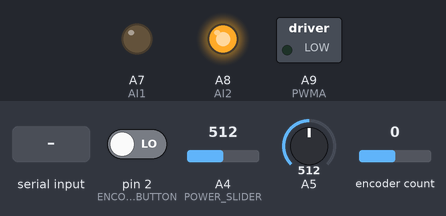
Simulated run of this sketch. Board: Teensy 4. Parts: switched loads named in the sketch (green lamp = pin HIGH), output pins drawn as LEDs (lit = HIGH). Inputs (shaded band) come from the test bench; at power-on: pin 2 (ENCODER_RESET_BUTTON) LOW, A4 (POWER_SLIDER) = 512, A5 = 512, encoder count 0 (analog values on the 0–1023 scale). Random numbers use the default seed unless the sketch sets one; what the sketch prints to the serial monitor is not drawn.

Above: at 1.2 s.
1.3 s: "90,45\n" received over Serial
Timing chart, 0 to 4.3 s (numbered marks = the images above; inputs shaded):
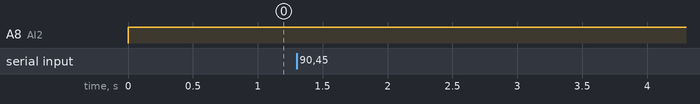

Measured:
- after the input at 1.3 s, every drawn part: stays the same

The sketch:

slider.ino
```cpp
/************************************************************
  ____        _   _              _                         _
 |  _ \      | | | |            | |                       | |
 | |_) |_   _| |_| |_ ___  _ __ | |__   ___   __ _ _ __ __| |
 |  _ <| | | | __| __/ _ \| '_ \| '_ \ / _ \ / _` | '__/ _` |
 | |_) | |_| | |_| || (_) | | | | |_) | (_) | (_| | | | (_| |
 |____/ \__,_|\__|\__\___/|_| |_|_.__/ \___/ \__,_|_|  \__,_|

AUTHOR: Avery Bainbridge
DATE: 3/17/2018

************************************************************/
#define VERSION 1.10

#define ENCODER_OPTIMIZE_INTERRUPTS
#include <Encoder.h>

#define AI1  21
#define AI2  22
#define PWMA 23

#define ENCODER_PIN_1 3
#define ENCODER_PIN_2 4
#define ENCODER_RESET_BUTTON 2

#define TOUCH_SENSOR 3
#define LIFT_SLIDER 5
#define POWER_SLIDER 18
//#define DEBUG
#ifdef DEBUG
#define ENABLE_LOGGING
#endif
#define READ_RESOLUTION 13
#define WRITE_RESOLUTION 12
#define ERROR_MARGIN 0.003
#define CPR 48.0

const int BUTTON_PORTS[] = {};
const int NUM_BUTTONS = 0;
const double DETENTS[] = {0, 0.145, 0.58, 0.699, 0.843};
const int DETENTS_LENGTH = 5;

//PID values
const double kP = 95;
const double kI = 0;
const double kD = -1;
const double maxOutput = 0.75;

const double PWM_MAX = ((1 << WRITE_RESOLUTION) - 1);

const double OUTPUT_CONVERSION_FACTOR = PWM_MAX;

const double INPUT_CONVERSION_FACTOR = ((1 << READ_RESOLUTION) - 1);

double setpoint;
double serialSetpoint;
double detentSetpoint;
double lastValue;
double totalError;
double lastError;
double lastPosition;

int TEST_ITER = 10;
int tests = 0;
boolean enabled = true;
boolean testing = false;

long lastTime;

long testStarted;

Encoder knob(ENCODER_PIN_1, ENCODER_PIN_2);

enum PACKET_TYPE {
    Ping = 'p',
    UpdateSlider = 's',
    RunSelfTest = 't'
};

void setup() {
  Joystick.useManualSend(false);
  for(int i = 0; i < NUM_BUTTONS; i++) {
    pinMode(BUTTON_PORTS[i], INPUT_PULLUP);
  }
  pinMode(AI1, OUTPUT);
  pinMode(AI2, OUTPUT);
  pinMode(PWMA, OUTPUT);
  pinMode(ENCODER_RESET_BUTTON, INPUT);
  Serial.begin(115200);
  analogReadResolution(READ_RESOLUTION);
  analogWriteResolution(WRITE_RESOLUTION);

  lastTime = micros();
  serialSetpoint = 1.0 / 0.0;
  knob.write(0);
}

void loop() {

  if(isnan(setpoint)) {
    setpoint = 1;
  }

  int serialValue = Serial.read();

  if(serialValue != -1) {
  Serial.printf("Recieved packet: %c\n", serialValue);
  PACKET_TYPE packet = (PACKET_TYPE)serialValue;
  switch(packet) {
        case Ping: {
            Serial.printf("~2122~^%.2f\n", VERSION);
        }
        break;
        case UpdateSlider: {
            double val = Serial.parseFloat();
            serialSetpoint = val;
            Serial.printf("setting setpoint to %f\n", val);
            enabled = true;
        }
        break;
        case RunSelfTest: {
            int in = Serial.parseInt();
            TEST_ITER = in == 0 ? 10 : in;
            Serial.printf("Running self-test mode, %d iterations\n", TEST_ITER);
            testing = !testing;
        }
        break;

  }
}
  double delta = (micros() - lastTime) / 1000000.0;
  #ifdef ENABLE_LOGGING
  Serial.printf("Delta: %.4f\n", delta);
  #endif
  //Buttons
  for(int i = 0; i < NUM_BUTTONS; i++) {
    Joystick.button(i, digitalRead(BUTTON_PORTS[i]));
  }
  double sliderValRaw = analogRead(LIFT_SLIDER);
  double sliderVal = sliderValRaw / INPUT_CONVERSION_FACTOR;

  if(true /*and more future conditions*/) {
      //Serial.println("Possible move to detent!");
      int nearestDetent = 0;
      double bestDistance = 1;
      boolean setDetent = false;
      for(int i = 0; i < DETENTS_LENGTH; i++) {
        double distance = DETENTS[i] - sliderVal;
        if(abs(distance) < bestDistance){
          nearestDetent = i;
          bestDistance = abs(distance);
        }
        if(abs(distance) < 0.015) {
          setDetent = true;
        }
      }
      if(setDetent) {
        detentSetpoint = DETENTS[nearestDetent];
        #ifdef ENABLE_LOGGING
        Serial.println("Found close detent!");
        #endif
      } else {
        #ifdef ENABLE_LOGGING
        Serial.println("No close detents!");
        #endif
        detentSetpoint = 1.0 / 0.0;
      }
  }
  double errorVal;

  if(abs(serialSetpoint - sliderVal) <= ERROR_MARGIN) {
     #ifdef ENABLE_LOGGING
     Serial.println("Resetting serial setpoint");
     #endif
     serialSetpoint = 1.0 / 0.0;
  }

  if(!isinf(serialSetpoint) && abs(serialSetpoint - sliderVal) > ERROR_MARGIN) {
    #ifdef ENABLE_LOGGING
    Serial.println("Using serial setpoint");
    #endif
    errorVal = serialSetpoint - sliderVal;

  } else if(!isinf(detentSetpoint) && abs(detentSetpoint - sliderVal) > ERROR_MARGIN) {
    #ifdef ENABLE_LOGGING
    Serial.println("Using detent setpoint");
    #endif
    errorVal = detentSetpoint - sliderVal;
    serialSetpoint = 1.0 / 0.0;
  } else {
    errorVal = 0;
  }

  if(enabled) {
    double output = errorVal * kP;

    totalError += errorVal * delta;

    output += kI * totalError;

    output += kD * (sliderVal - lastValue) / delta;

    if(isnan(output)) {
      output = 0;
      totalError = 0;
    }

    if (output > maxOutput) {
      output = maxOutput;
    }
    if (output < -maxOutput) {
      output = -maxOutput;
    }

    if(abs(errorVal) <= 0.003) {
      output = 0;
      if(testing) {
      if(tests == TEST_ITER) {
      Serial.printf("Test took %d micros\n",micros() - testStarted);
      testing = false;
      tests = 0;
      testStarted = -1;
      }
      if(testStarted != -1 && tests != 0) {
        Serial.printf("Test took %d micros\n",micros() - testStarted);
      }
      if(testing)
      Serial.printf("Running test #%d\n", ++tests);
      serialSetpoint = random(0, OUTPUT_CONVERSION_FACTOR) / OUTPUT_CONVERSION_FACTOR;
      enabled = true;
      testStarted = micros();
      }

    }

#ifdef ENABLE_LOGGING
    Serial.printf("%.3f,%.3f,%.3f\n", output, sliderVal, setpoint);
#endif
    driveMotor(output);
  } else {
    totalError = 0;
    driveMotor(0);
  }
    lastError = errorVal;

  lastValue = sliderVal;
  lastPosition = sliderVal;

  Joystick.X(sliderVal * 1023);

  if(digitalRead(ENCODER_RESET_BUTTON) > 0) {
    knob.write(0);
    //Serial.println("reset");
  }
  /*if(knob.read() > 24) {
    knob.write(-23);
  }
  if(knob.read() < -24) {
    knob.write(23);
  }
  */
  int knobV = knob.read();
  Joystick.Y((knobV / CPR + .5) * 1023);
  int powerSlider = analogRead(POWER_SLIDER);
  //Serial.println(powerSlider);
  Joystick.Z(((INPUT_CONVERSION_FACTOR - powerSlider) / INPUT_CONVERSION_FACTOR) * 1023);
  Joystick.send_now();
  lastTime = micros();
  delay(5);
}


void driveMotor(double speed) {
  if (speed >= 0) {
    digitalWrite(AI1, LOW);
    digitalWrite(AI2, HIGH);
    analogWrite(PWMA, speed * OUTPUT_CONVERSION_FACTOR);
  } else {
    digitalWrite(AI1, HIGH);
    digitalWrite(AI2, LOW);
    analogWrite(PWMA, -speed * OUTPUT_CONVERSION_FACTOR);
  }
}

bool signOf(double value) {
  return value > 0 ? 1 : value < 0 ? -1 : 0;
}
```
